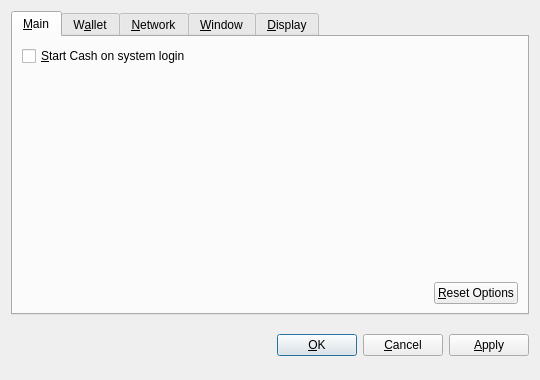
<?xml version="1.0" encoding="UTF-8"?>
<ui version="4.0">
 <class>OptionsDialog</class>
 <widget class="QDialog" name="OptionsDialog">
  <property name="geometry">
   <rect>
    <x>0</x>
    <y>0</y>
    <width>540</width>
    <height>380</height>
   </rect>
  </property>
  <property name="windowTitle">
   <string>Options</string>
  </property>
  <property name="modal">
   <bool>true</bool>
  </property>
  <layout class="QVBoxLayout" name="verticalLayout">
   <item>
    <widget class="QTabWidget" name="tabWidget">
     <property name="tabPosition">
      <enum>QTabWidget::North</enum>
     </property>
     <property name="currentIndex">
      <number>0</number>
     </property>
     <widget class="QWidget" name="tabMain">
      <attribute name="title">
       <string>&amp;Main</string>
      </attribute>
      <layout class="QVBoxLayout" name="verticalLayout_Main">
       <item>
        <widget class="QCheckBox" name="bitcoinAtStartup">
         <property name="toolTip">
          <string>Automatically start Cash after logging in to the system.</string>
         </property>
         <property name="text">
          <string>&amp;Start Cash on system login</string>
         </property>
        </widget>
       </item>
       <item>
        <spacer name="verticalSpacer_Main">
         <property name="orientation">
          <enum>Qt::Vertical</enum>
         </property>
         <property name="sizeHint" stdset="0">
          <size>
           <width>20</width>
           <height>40</height>
          </size>
         </property>
        </spacer>
       </item>
       <item>
        <layout class="QHBoxLayout" name="horizontalLayout_2_Main">
         <item>
          <spacer name="horizontalSpacer_2_Main">
           <property name="orientation">
            <enum>Qt::Horizontal</enum>
           </property>
           <property name="sizeHint" stdset="0">
            <size>
             <width>40</width>
             <height>20</height>
            </size>
           </property>
          </spacer>
         </item>
         <item>
          <widget class="QPushButton" name="resetButton">
           <property name="toolTip">
            <string>Reset all client options to default.</string>
           </property>
           <property name="text">
            <string>&amp;Reset Options</string>
           </property>
           <property name="autoDefault">
            <bool>false</bool>
           </property>
          </widget>
         </item>
        </layout>
       </item>
      </layout>
     </widget>
     <widget class="QWidget" name="tabWallet">
      <attribute name="title">
       <string>W&amp;allet</string>
      </attribute>
      <layout class="QVBoxLayout" name="verticalLayout_Network">
       <item>
        <widget class="QLabel" name="transactionFeeInfoLabel">
         <property name="text">
          <string>Optional transaction fee per kB that helps make sure your transactions are processed quickly. Most transactions are 1 kB.</string>
         </property>
         <property name="textFormat">
          <enum>Qt::PlainText</enum>
         </property>
         <property name="wordWrap">
          <bool>true</bool>
         </property>
        </widget>
       </item>
       <item>
        <layout class="QHBoxLayout" name="horizontalLayout_1_Main">
         <item>
          <widget class="QLabel" name="transactionFeeLabel">
           <property name="text">
            <string>Pay transaction &amp;fee</string>
           </property>
           <property name="textFormat">
            <enum>Qt::PlainText</enum>
           </property>
           <property name="buddy">
            <cstring>transactionFee</cstring>
           </property>
          </widget>
         </item>
         <item>
          <widget class="BitcoinAmountField" name="transactionFee"/>
         </item>
         <item>
          <spacer name="horizontalSpacer_1_Main">
           <property name="orientation">
            <enum>Qt::Horizontal</enum>
           </property>
           <property name="sizeHint" stdset="0">
            <size>
             <width>40</width>
             <height>20</height>
            </size>
           </property>
          </spacer>
         </item>
        </layout>
       </item>
       <item>
        <widget class="QLabel" name="label">
         <property name="text">
          <string>If you disable the spending of unconfirmed change, the change from a transaction cannot be used until that transaction has at least one confirmation. This also affects how your balance is computed.</string>
         </property>
         <property name="wordWrap">
          <bool>true</bool>
         </property>
        </widget>
       </item>
       <item>
        <widget class="QCheckBox" name="spendZeroConfChange">
         <property name="text">
          <string>Spend unconfirmed change  (experts only)</string>
         </property>
        </widget>
       </item>
       <item>
        <spacer name="verticalSpacer">
         <property name="orientation">
          <enum>Qt::Vertical</enum>
         </property>
         <property name="sizeHint" stdset="0">
          <size>
           <width>20</width>
           <height>40</height>
          </size>
         </property>
        </spacer>
       </item>
      </layout>
     </widget>
     <widget class="QWidget" name="tabNetwork">
      <attribute name="title">
       <string>&amp;Network</string>
      </attribute>
      <layout class="QVBoxLayout" name="verticalLayout_Network">
       <item>
        <widget class="QCheckBox" name="mapPortUpnp">
         <property name="toolTip">
          <string>Automatically open the Cash client port on the router. This only works when your router supports UPnP and it is enabled.</string>
         </property>
         <property name="text">
          <string>Map port using &amp;UPnP</string>
         </property>
        </widget>
       </item>
       <item>
        <widget class="QCheckBox" name="connectSocks">
         <property name="toolTip">
          <string>Connect to the Cash network through a SOCKS proxy (e.g. when connecting through Tor).</string>
         </property>
         <property name="text">
          <string>&amp;Connect through SOCKS proxy:</string>
         </property>
        </widget>
       </item>
       <item>
        <layout class="QHBoxLayout" name="horizontalLayout_Network">
         <item>
          <widget class="QLabel" name="proxyIpLabel">
           <property name="text">
            <string>Proxy &amp;IP:</string>
           </property>
           <property name="textFormat">
            <enum>Qt::PlainText</enum>
           </property>
           <property name="buddy">
            <cstring>proxyIp</cstring>
           </property>
          </widget>
         </item>
         <item>
          <widget class="QValidatedLineEdit" name="proxyIp">
           <property name="maximumSize">
            <size>
             <width>140</width>
             <height>16777215</height>
            </size>
           </property>
           <property name="toolTip">
            <string>IP address of the proxy (e.g. 127.0.0.1)</string>
           </property>
          </widget>
         </item>
         <item>
          <widget class="QLabel" name="proxyPortLabel">
           <property name="text">
            <string>&amp;Port:</string>
           </property>
           <property name="textFormat">
            <enum>Qt::PlainText</enum>
           </property>
           <property name="buddy">
            <cstring>proxyPort</cstring>
           </property>
          </widget>
         </item>
         <item>
          <widget class="QLineEdit" name="proxyPort">
           <property name="maximumSize">
            <size>
             <width>55</width>
             <height>16777215</height>
            </size>
           </property>
           <property name="toolTip">
            <string>Port of the proxy (e.g. 9050)</string>
           </property>
          </widget>
         </item>
         <item>
          <widget class="QLabel" name="socksVersionLabel">
           <property name="text">
            <string>SOCKS &amp;Version:</string>
           </property>
           <property name="textFormat">
            <enum>Qt::PlainText</enum>
           </property>
           <property name="buddy">
            <cstring>socksVersion</cstring>
           </property>
          </widget>
         </item>
         <item>
          <widget class="QValueComboBox" name="socksVersion">
           <property name="toolTip">
            <string>SOCKS version of the proxy (e.g. 5)</string>
           </property>
          </widget>
         </item>
         <item>
          <spacer name="horizontalSpacer_Network">
           <property name="orientation">
            <enum>Qt::Horizontal</enum>
           </property>
           <property name="sizeHint" stdset="0">
            <size>
             <width>40</width>
             <height>20</height>
            </size>
           </property>
          </spacer>
         </item>
        </layout>
       </item>
       <item>
        <spacer name="verticalSpacer_Network">
         <property name="orientation">
          <enum>Qt::Vertical</enum>
         </property>
         <property name="sizeHint" stdset="0">
          <size>
           <width>20</width>
           <height>40</height>
          </size>
         </property>
        </spacer>
       </item>
      </layout>
     </widget>
     <widget class="QWidget" name="tabWindow">
      <attribute name="title">
       <string>&amp;Window</string>
      </attribute>
      <layout class="QVBoxLayout" name="verticalLayout_Window">
       <item>
        <widget class="QCheckBox" name="minimizeToTray">
         <property name="toolTip">
          <string>Show only a tray icon after minimizing the window.</string>
         </property>
         <property name="text">
          <string>&amp;Minimize to the tray instead of the taskbar</string>
         </property>
        </widget>
       </item>
       <item>
        <widget class="QCheckBox" name="minimizeOnClose">
         <property name="toolTip">
          <string>Minimize instead of exit the application when the window is closed. When this option is enabled, the application will be closed only after selecting Quit in the menu.</string>
         </property>
         <property name="text">
          <string>M&amp;inimize on close</string>
         </property>
        </widget>
       </item>
       <item>
        <spacer name="verticalSpacer_Window">
         <property name="orientation">
          <enum>Qt::Vertical</enum>
         </property>
         <property name="sizeHint" stdset="0">
          <size>
           <width>20</width>
           <height>40</height>
          </size>
         </property>
        </spacer>
       </item>
      </layout>
     </widget>
     <widget class="QWidget" name="tabDisplay">
      <attribute name="title">
       <string>&amp;Display</string>
      </attribute>
      <layout class="QVBoxLayout" name="verticalLayout_Display">
       <item>
        <layout class="QHBoxLayout" name="horizontalLayout_1_Display">
         <item>
          <widget class="QLabel" name="langLabel">
           <property name="text">
            <string>User Interface &amp;language:</string>
           </property>
           <property name="textFormat">
            <enum>Qt::PlainText</enum>
           </property>
           <property name="buddy">
            <cstring>lang</cstring>
           </property>
          </widget>
         </item>
         <item>
          <widget class="QValueComboBox" name="lang">
           <property name="toolTip">
            <string>The user interface language can be set here. This setting will take effect after restarting Cash.</string>
           </property>
          </widget>
         </item>
        </layout>
       </item>
       <item>
        <layout class="QHBoxLayout" name="horizontalLayout_2_Display">
         <item>
          <widget class="QLabel" name="unitLabel">
           <property name="text">
            <string>&amp;Unit to show amounts in:</string>
           </property>
           <property name="textFormat">
            <enum>Qt::PlainText</enum>
           </property>
           <property name="buddy">
            <cstring>unit</cstring>
           </property>
          </widget>
         </item>
         <item>
          <widget class="QValueComboBox" name="unit">
           <property name="toolTip">
            <string>Choose the default subdivision unit to show in the interface and when sending coins.</string>
           </property>
          </widget>
         </item>
        </layout>
       </item>
       <item>
        <widget class="QCheckBox" name="displayAddresses">
         <property name="toolTip">
          <string>Whether to show Cash addresses in the transaction list or not.</string>
         </property>
         <property name="text">
          <string>&amp;Display addresses in transaction list</string>
         </property>
        </widget>
       </item>
       <item>
        <widget class="QCheckBox" name="coinControlFeatures">
         <property name="toolTip">
          <string>Whether to show coin control features or not.</string>
         </property>
         <property name="text">
          <string>Display coin &amp;control features (experts only!)</string>
         </property>
        </widget>
       </item>
       <item>
        <spacer name="verticalSpacer_Display">
         <property name="orientation">
          <enum>Qt::Vertical</enum>
         </property>
         <property name="sizeHint" stdset="0">
          <size>
           <width>20</width>
           <height>40</height>
          </size>
         </property>
        </spacer>
       </item>
      </layout>
     </widget>
    </widget>
   </item>
   <item>
    <layout class="QHBoxLayout" name="horizontalLayout_Buttons">
     <item>
      <spacer name="horizontalSpacer_1">
       <property name="orientation">
        <enum>Qt::Horizontal</enum>
       </property>
       <property name="sizeHint" stdset="0">
        <size>
         <width>40</width>
         <height>48</height>
        </size>
       </property>
      </spacer>
     </item>
     <item>
      <widget class="QLabel" name="statusLabel">
       <property name="font">
        <font>
         <weight>75</weight>
         <bold>true</bold>
        </font>
       </property>
       <property name="text">
        <string/>
       </property>
       <property name="textFormat">
        <enum>Qt::PlainText</enum>
       </property>
       <property name="wordWrap">
        <bool>true</bool>
       </property>
      </widget>
     </item>
     <item>
      <spacer name="horizontalSpacer_2">
       <property name="orientation">
        <enum>Qt::Horizontal</enum>
       </property>
       <property name="sizeHint" stdset="0">
        <size>
         <width>40</width>
         <height>48</height>
        </size>
       </property>
      </spacer>
     </item>
     <item>
      <widget class="QPushButton" name="okButton">
       <property name="text">
        <string>&amp;OK</string>
       </property>
      </widget>
     </item>
     <item>
      <widget class="QPushButton" name="cancelButton">
       <property name="text">
        <string>&amp;Cancel</string>
       </property>
       <property name="autoDefault">
        <bool>false</bool>
       </property>
      </widget>
     </item>
     <item>
      <widget class="QPushButton" name="applyButton">
       <property name="text">
        <string>&amp;Apply</string>
       </property>
       <property name="autoDefault">
        <bool>false</bool>
       </property>
      </widget>
     </item>
    </layout>
   </item>
  </layout>
 </widget>
 <customwidgets>
  <customwidget>
   <class>BitcoinAmountField</class>
   <extends>QSpinBox</extends>
   <header>bitcoinamountfield.h</header>
  </customwidget>
  <customwidget>
   <class>QValueComboBox</class>
   <extends>QComboBox</extends>
   <header>qvaluecombobox.h</header>
  </customwidget>
  <customwidget>
   <class>QValidatedLineEdit</class>
   <extends>QLineEdit</extends>
   <header>qvalidatedlineedit.h</header>
  </customwidget>
 </customwidgets>
 <resources/>
 <connections/>
</ui>
